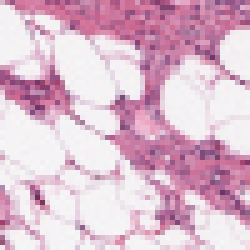
#> input picture 8863_idx5_x151_y1351_class0.png, 50 x 50 px, found by its file name (shown 5 times larger)
$ python 'fractional dim.py'   (older library calls are emulated)
#> lines starting #> are read from the running program, lines starting #| are printed output that depends on the picture
import numpy as np
import scipy
import scipy.misc
# scipy.misc.imsave
from matplotlib.pyplot import imread
def rgb2gray(rgb):
    r, g, b = rgb[:,:,0], rgb[:,:,1], rgb[:,:,2]
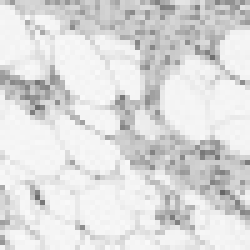
#> r: shape (50, 50) (shown 5 times larger); min 102, max 250, mean 220.2
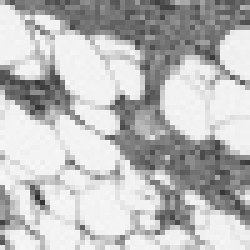
#> g: shape (50, 50) (shown 5 times larger); min 47, max 247, mean 187.1
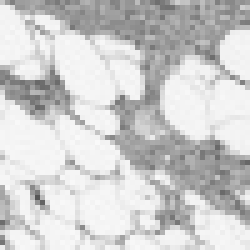
#> b: shape (50, 50) (shown 5 times larger); min 86, max 249, mean 205.9
    gray = 0.2989 * r + 0.5870 * g + 0.1140 * b
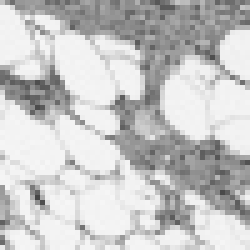
#> gray: shape (50, 50) float64 (shown 5 times larger); min 69.97, max 247, mean 199.1
    return gray

def fractal_dimension(Z, threshold=0.9):
    # Only for 2d image
#> called with threshold = 0.9
    assert(len(Z.shape) == 2)

    # From https://github.com/rougier/numpy-100 (#87)
    def boxcount(Z, k):
        S = np.add.reduceat(
            np.add.reduceat(Z, np.arange(0, Z.shape[0], k), axis=0),
                               np.arange(0, Z.shape[1], k), axis=1)

        # We count non-empty (0) and non-full boxes (k*k)
        return len(np.where((S > 0) & (S < k*k))[0])

    # Transform Z into a binary array
    Z = (Z < threshold)
#> Z: shape (50, 50) bool; every value is 0

    # Minimal dimension of image
    p = min(Z.shape)
#> p = 50

    # Greatest power of 2 less than or equal to p
    n = 2**np.floor(np.log(p)/np.log(2))
#> n = 32

    # Extract the exponent
    n = int(np.log(n)/np.log(2))
#> n = 5

    # Build successive box sizes (from 2**n down to 2**1)
    sizes = 2**np.arange(n, 1, -1)
#> sizes = [32, 16, 8, 4]

    # Actual box counting with decreasing size
    counts = []
    for size in sizes:
        counts.append(boxcount(Z, size))
#> this loop made 4 passes
#> S in boxcount on passes 1 to 2: [[0, 0], [0, 0]], [[0, 0, 0, 0], [0, 0, 0, 0], [0, 0, 0, 0], [0, 0, 0, 0]]
#> after the loop, counts = [0, 0, 0, 0]

    # Fit the successive log(sizes) with log (counts)
    coeffs = np.polyfit(np.log(sizes), np.log(counts), 1)
#> coeffs = [nan, nan]
    return -coeffs[0]
path = "C:\\Users\\aksha\\PycharmProjects\\breastcancer\\8863_idx5_x151_y1351_class0.png"
I = rgb2gray(scipy.misc.imread(path))
print("Minkowski–Bouligand dimension (computed): ", fractal_dimension(I))
#| Minkowski–Bouligand dimension (computed):  nan
